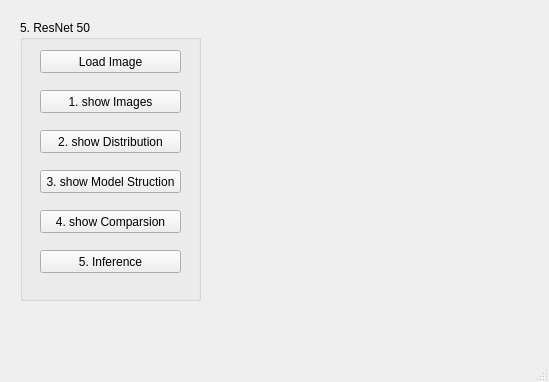
<?xml version="1.0" encoding="UTF-8"?>
<ui version="4.0">
 <class>MainWindow</class>
 <widget class="QMainWindow" name="MainWindow">
  <property name="geometry">
   <rect>
    <x>0</x>
    <y>0</y>
    <width>549</width>
    <height>382</height>
   </rect>
  </property>
  <property name="windowTitle">
   <string>MainWindow</string>
  </property>
  <widget class="QWidget" name="centralwidget">
   <widget class="QGroupBox" name="groupBox">
    <property name="geometry">
     <rect>
      <x>20</x>
      <y>20</y>
      <width>181</width>
      <height>281</height>
     </rect>
    </property>
    <property name="title">
     <string>5. ResNet 50</string>
    </property>
    <widget class="QPushButton" name="pushButton">
     <property name="geometry">
      <rect>
       <x>20</x>
       <y>30</y>
       <width>141</width>
       <height>23</height>
      </rect>
     </property>
     <property name="text">
      <string>Load Image</string>
     </property>
    </widget>
    <widget class="QPushButton" name="pushButton_2">
     <property name="geometry">
      <rect>
       <x>20</x>
       <y>70</y>
       <width>141</width>
       <height>23</height>
      </rect>
     </property>
     <property name="text">
      <string>1. show Images</string>
     </property>
    </widget>
    <widget class="QPushButton" name="pushButton_3">
     <property name="geometry">
      <rect>
       <x>20</x>
       <y>110</y>
       <width>141</width>
       <height>23</height>
      </rect>
     </property>
     <property name="text">
      <string>2. show Distribution</string>
     </property>
    </widget>
    <widget class="QPushButton" name="pushButton_4">
     <property name="geometry">
      <rect>
       <x>20</x>
       <y>150</y>
       <width>141</width>
       <height>23</height>
      </rect>
     </property>
     <property name="text">
      <string>3. show Model Struction</string>
     </property>
    </widget>
    <widget class="QPushButton" name="pushButton_5">
     <property name="geometry">
      <rect>
       <x>20</x>
       <y>190</y>
       <width>141</width>
       <height>23</height>
      </rect>
     </property>
     <property name="text">
      <string>4. show Comparsion</string>
     </property>
    </widget>
    <widget class="QPushButton" name="pushButton_6">
     <property name="geometry">
      <rect>
       <x>20</x>
       <y>230</y>
       <width>141</width>
       <height>23</height>
      </rect>
     </property>
     <property name="text">
      <string>5. Inference</string>
     </property>
    </widget>
   </widget>
   <widget class="QLabel" name="label">
    <property name="geometry">
     <rect>
      <x>250</x>
      <y>30</y>
      <width>224</width>
      <height>224</height>
     </rect>
    </property>
    <property name="text">
     <string/>
    </property>
   </widget>
   <widget class="QLabel" name="label_2">
    <property name="geometry">
     <rect>
      <x>276</x>
      <y>300</y>
      <width>141</width>
      <height>20</height>
     </rect>
    </property>
    <property name="text">
     <string/>
    </property>
   </widget>
  </widget>
  <widget class="QMenuBar" name="menubar">
   <property name="geometry">
    <rect>
     <x>0</x>
     <y>0</y>
     <width>549</width>
     <height>21</height>
    </rect>
   </property>
  </widget>
  <widget class="QStatusBar" name="statusbar"/>
 </widget>
 <resources/>
 <connections/>
</ui>
